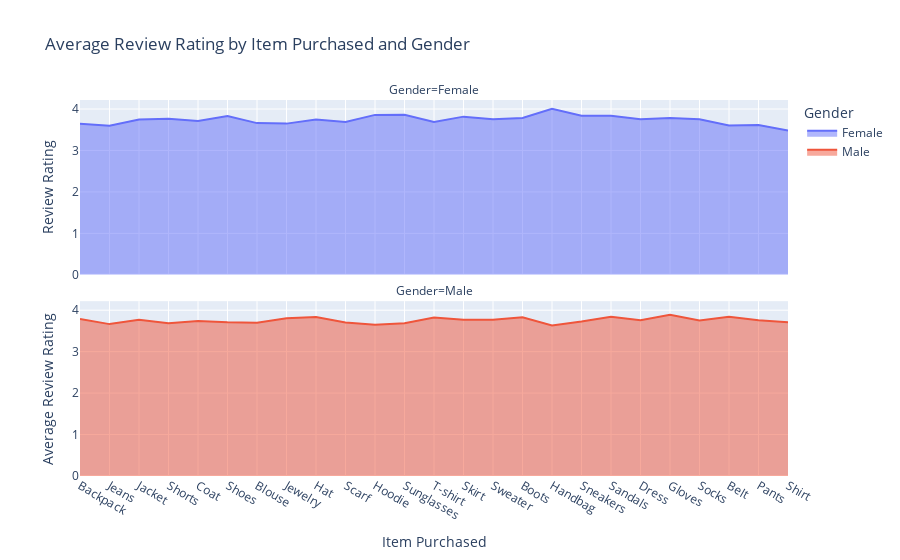

The notebook cell this image was saved under:
### Code cell
# Python
import pandas as pd
import plotly.express as px

# Assuming 'df' is your DataFrame and it has columns 'Item Purchased', 'Gender' and 'Review Rating'
avg_ratings = (
    df.groupby(["Item Purchased", "Gender"])["Review Rating"].mean().reset_index()
)

fig = px.area(
    avg_ratings,
    x="Item Purchased",
    y="Review Rating",
    color="Gender",
    title="Average Review Rating by Item Purchased and Gender",
    facet_col="Gender",
    facet_col_wrap=1,
)

fig.update_layout(
    xaxis_title="Item Purchased",
    yaxis_title="Average Review Rating",
    legend_title="Gender",
    xaxis={"categoryorder": "total descending"},
)

fig.show()

### Figure 1 — Plotly figure (JSON) as saved in the notebook; plotly's stock layout.template omitted (floating-point values rounded to 4 significant figures)
{"data": [{"fillpattern": {"shape": ""}, "hovertemplate": "Gender=Female<br>Item Purchased=%{x}<br>Review Rating=%{y}<extra></extra>", "legendgroup": "Female", "line": {"color": "#636efa"}, "marker": {"symbol": "circle"}, "mode": "lines", "name": "Female", "orientation": "v", "showlegend": true, "stackgroup": "1", "type": "scatter", "x": ["Backpack", "Belt", "Blouse", "Boots", "Coat", "Dress", "Gloves", "Handbag", "Hat", "Hoodie", "Jacket", "Jeans", "Jewelry", "Pants", "Sandals", "Scarf", "Shirt", "Shoes", "Shorts", "Skirt", "Sneakers", "Socks", "Sunglasses", "Sweater", "T-shirt"], "xaxis": "x2", "y": [3.646, 3.602, 3.661, 3.784, 3.711, 3.752, 3.786, 4.007, 3.746, 3.859, 3.748, 3.597, 3.648, 3.615, 3.837, 3.689, 3.481, 3.829, 3.767, 3.816, 3.838, 3.753, 3.861, 3.756, 3.689], "yaxis": "y2"}, {"fillpattern": {"shape": ""}, "hovertemplate": "Gender=Male<br>Item Purchased=%{x}<br>Review Rating=%{y}<extra></extra>", "legendgroup": "Male", "line": {"color": "#EF553B"}, "marker": {"symbol": "circle"}, "mode": "lines", "name": "Male", "orientation": "v", "showlegend": true, "stackgroup": "1", "type": "scatter", "x": ["Backpack", "Belt", "Blouse", "Boots", "Coat", "Dress", "Gloves", "Handbag", "Hat", "Hoodie", "Jacket", "Jeans", "Jewelry", "Pants", "Sandals", "Scarf", "Shirt", "Shoes", "Shorts", "Skirt", "Sneakers", "Socks", "Sunglasses", "Sweater", "T-shirt"], "xaxis": "x", "y": [3.79, 3.844, 3.698, 3.828, 3.739, 3.756, 3.892, 3.634, 3.837, 3.648, 3.771, 3.664, 3.803, 3.759, 3.844, 3.704, 3.709, 3.709, 3.687, 3.767, 3.725, 3.75, 3.683, 3.772, 3.826], "yaxis": "y"}], "layout": {"annotations": [{"font": {}, "showarrow": false, "text": "Gender=Male", "x": 0.5, "xanchor": "center", "xref": "paper", "y": 0.465, "yanchor": "bottom", "yref": "paper"}, {"font": {}, "showarrow": false, "text": "Gender=Female", "x": 0.5, "xanchor": "center", "xref": "paper", "y": 1.0, "yanchor": "bottom", "yref": "paper"}], "legend": {"title": {"text": "Gender"}, "tracegroupgap": 0}, "title": {"text": "Average Review Rating by Item Purchased and Gender"}, "xaxis": {"anchor": "y", "categoryorder": "total descending", "domain": [0, 1], "title": {"text": "Item Purchased"}}, "xaxis2": {"anchor": "y2", "domain": [0, 1], "matches": "x", "showticklabels": false}, "yaxis": {"anchor": "x", "domain": [0, 0.465], "title": {"text": "Average Review Rating"}}, "yaxis2": {"anchor": "x2", "domain": [0.535, 1.0], "matches": "y", "title": {"text": "Review Rating"}}}}
